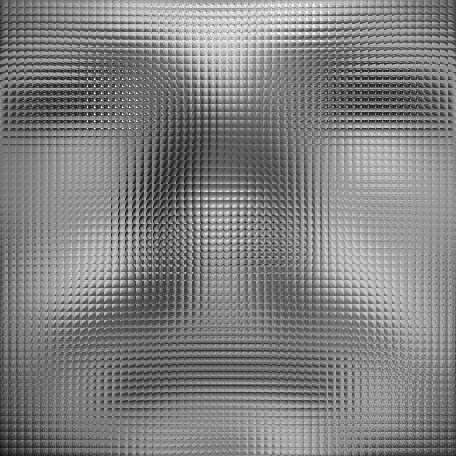
#> input picture sparsex/tests/data/02_patch_extraction_giant_image.jpg, 456 x 456 px
$ python -i customutils.py   (imports and definitions only)
#> lines starting #> are read from the running program, lines starting #| are printed output that depends on the picture
from sklearn.feature_extraction.image import extract_patches_2d
from PIL import Image
import numpy as np
import os
import json, h5py
import datetime, time
import cPickle

# source : http://stackoverflow.com/questions/13990465/3d-numpy-array-to-2d
# [12 lines left out: function get_giant_patch_image, not called in this run]


def save_image(image_array, destination_filename, dtype='uint8'):
    image_pil = Image.fromarray(image_array.astype(dtype))
    image_pil.save(destination_filename)


# [9 lines left out: function get_image_from_file, not called in this run]


def resize_image_to_64x64(image_filename):
    image_pil_64x64 = Image.open(image_filename).resize((64,64))
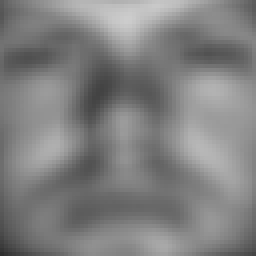
#> image_pil_64x64: PIL image 64x64 L (shown 4 times larger); min 47, max 204, mean 128.3
    new_image_filename = image_filename.split(".")[0] + "_64x64." + image_filename.split(".")[1]
    image_pil_64x64.save(new_image_filename)

## json
def get_json_from_dictionary(dictionary):
    json_string = json.dumps(dictionary)
    return json_string

# [23 lines left out: functions write_dictionary_to_json_file, read_dictionary_from_json_file, write_dictionary_to_h5_file, read_dictionary_from_h5_file, not called in this run]

## cPickle
def write_dictionary_to_pickle_file(filename, dictionary):
    with open(filename, "wb") as f:
        cPickle.dump(dictionary, f, protocol=cPickle.HIGHEST_PROTOCOL)

def read_dictionary_from_pickle_file(filename):
    return np.load(filename)

## file to and from string
# [4 lines left out: function read_string_from_file, not called in this run]

def write_string_to_file(filename, file_string):
    with open(filename, "w") as f:
        f.write(file_string)

# source : http://stackoverflow.com/questions/13890935/does-pythons-time-time-return-the-local-or-utc-timestamp
def get_current_string_timestamp(datetime_format="%Y-%m-%d_%H:%M:%S.%f"):
    string_timestamp = datetime.datetime.fromtimestamp(time.time()).strftime(datetime_format)
    return string_timestamp

# math
# [14 lines left out: functions isqrt, is_perfect_square, not called in this run]

>>> result = resize_image_to_64x64('../tests/data/02_patch_extraction_giant_image.jpg')

$ run again, on sparsex/tests/data/03_normalized_patches_giant_image.jpg
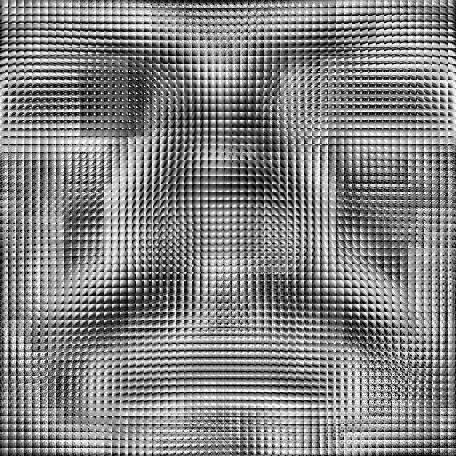
#> input picture sparsex/tests/data/03_normalized_patches_giant_image.jpg, 456 x 456 px
#> in resize_image_to_64x64, `image_pil_64x64 = Image.open(image_filename).resize((64,64))`:
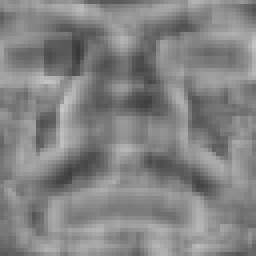
#> image_pil_64x64: PIL image 64x64 L (shown 4 times larger); min 57, max 199, mean 131.2

$ run again, on sparsex/tests/data/04_whitened_patches_giant_image.jpg
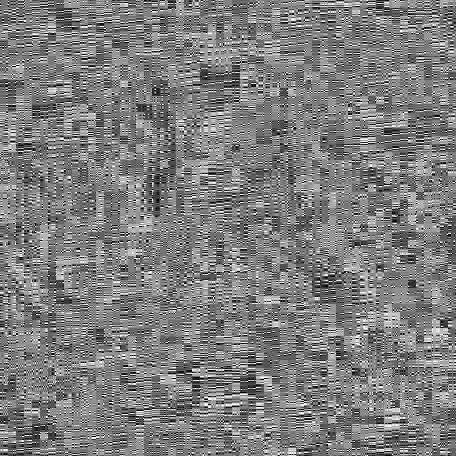
#> input picture sparsex/tests/data/04_whitened_patches_giant_image.jpg, 456 x 456 px
#> in resize_image_to_64x64, `image_pil_64x64 = Image.open(image_filename).resize((64,64))`:
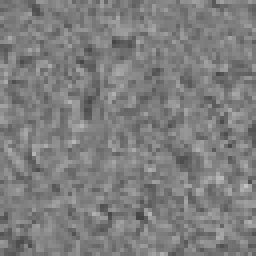
#> image_pil_64x64: PIL image 64x64 L (shown 4 times larger); min 68, max 195, mean 125.9
